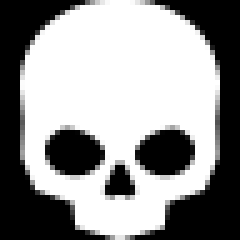
//> input picture assets/Killfeed_KillConfirmed.png, 48 x 48 px (shown 5 times larger)
$ ./tests   (built with g++ and OpenCV 4)
//> lines starting //> are read from the running program, lines starting //| are printed output that depends on the picture
### src/Utils.h
#pragma once
#include <chrono>
#include <cstdint>
#include <filesystem>
#include <string>
std::wstring ExecutableDirectory();
std::string FormatDuration(std::chrono::milliseconds value);
std::string LocalTimestamp(const char* format);
int HammingDistance(uint64_t a, uint64_t b);
std::string Narrow(const std::wstring& value);

### src/Session.h
#pragma once
#include <chrono>
#include <filesystem>
#include <mutex>
#include <optional>
#include <string>
#include <vector>
#include <opencv2/core.hpp>
struct KillEvent {
  uint32_t index{};
  std::chrono::milliseconds timestamp{};
  float confidence{};
  uint64_t rowHash{};
};
class RecordingSession {
public:
  RecordingSession(std::filesystem::path root, int offsetMs);
  void Start(std::chrono::steady_clock::time_point = {});
  void Stop();
  KillEvent RegisterKill(float, uint64_t);
  std::chrono::milliseconds Elapsed() const;
  bool IsRecording() const;
  size_t KillCount() const;
  void SetRecordingFile(std::filesystem::path);
  std::filesystem::path Directory() const { return directory_; }
  std::filesystem::path TextPath() const;
  std::filesystem::path RecordingFile() const;
  std::chrono::milliseconds EventTimestamp() const;
  std::filesystem::path SaveKillRow(const cv::Mat &,
                                    std::chrono::milliseconds);
  // Non-blocking: wait for a stable, closed video, then move the recording pair.
  bool TryArchive();

private:
  void FlushKills() const;
  std::string OutputStem() const;
  mutable std::mutex mutex_;
  std::filesystem::path root_, directory_, recordingFile_;
  std::filesystem::path archiveDirectory_;
  uintmax_t observedSize_ = 0;
  std::filesystem::file_time_type observedWrite_{};
  std::chrono::steady_clock::time_point stableSince_{};
  bool archived_ = false, archiveTextCopied_ = false;
  int offset_;
  bool recording_ = false;
  std::chrono::steady_clock::time_point start_, stop_;
  std::string wallStart_;
  std::vector<KillEvent> kills_;
  std::vector<std::filesystem::path> rowImages_;
  size_t copiedImages_ = 0;
};

### src/KillDetector.h
#pragma once
#include "Config.h"
#include <chrono>
#include <cstdint>
#include <opencv2/core.hpp>
#include <vector>
struct DetectedRow {
  cv::Rect bounds;
  float confidence{};
  uint64_t hash{};
  bool isNew{};
};
class KillDetector {
public:
  explicit KillDetector(const Config &);
  std::vector<DetectedRow> Process(const cv::Mat &roi);
  std::vector<DetectedRow> Inspect(const cv::Mat &roi) const;
  void Reset();
  static uint64_t DHash(const cv::Mat &);

private:
  struct SeenRow {
    uint64_t hash{};
    std::chrono::steady_clock::time_point lastSeen;
  };
  std::vector<DetectedRow> Detect(const cv::Mat &) const;
  Config config_;
  cv::Mat templ_;
  std::vector<DetectedRow> previous_;
  std::vector<SeenRow> recentlySeen_;
  std::chrono::steady_clock::time_point lastKill_{};
  int missingFrames_ = 0;
  bool initialized_ = false;
};

### src/IconTemplate.h
#pragma once
#include <filesystem>
#include <opencv2/imgcodecs.hpp>
#include <opencv2/imgproc.hpp>
inline cv::Mat LoadIconTemplate(const std::filesystem::path &path) {
  auto image = cv::imread(path.string(), cv::IMREAD_UNCHANGED);
//> image is the input picture: 48 rows x 48 cols, CV_8UC4; mean B, G, R, A 147.2, 147.2, 147.2, 255
  if (image.empty()) return {};
  cv::Mat gray;
  if (image.channels() == 4) {
    cv::cvtColor(image, gray, cv::COLOR_BGRA2GRAY);
    cv::Mat alpha;
    cv::extractChannel(image, alpha, 3);
//> alpha: 48 rows x 48 cols, CV_8UC1; every value is 255
    cv::multiply(gray, alpha, gray, 1.0 / 255.0);
  } else if (image.channels() == 3) cv::cvtColor(image, gray, cv::COLOR_BGR2GRAY);
  else gray = image;
  return gray;
}

### src/Config.h
#pragma once
#include <filesystem>
#include <string>
struct Region {
  double x = 0, y = .42, width = .30, height = .14;
};
struct Config {
  int monitorIndex = 0, fps = 30;
  Region region;
  Region centerRegion{.41, .64, .18, .05};
  std::filesystem::path templatePath = L"assets/player_template.png",
                        skullTemplatePath = L"assets/Killfeed_KillConfirmed.png";
  double threshold = .85, skullThreshold = .70;
  int hashDistance = 10, fusionWindowMs = 1200;
  bool debugPreview = false, centerDetection = true, hotkey = true,
       watchDirectory = true;
  std::filesystem::path recordingDirectory = L"D:\\Videos\\NVIDIA",
                        outputDirectory = L"output";
  int confirmationTimeoutMs = 5000, timestampOffsetMs = 0;
  std::filesystem::path baseDirectory;
  static Config Load(const std::filesystem::path &);
  std::filesystem::path Resolve(const std::filesystem::path &) const;
};

### src/CenterKillDetector.h
#pragma once
#include "Config.h"
#include <filesystem>
#include <opencv2/core.hpp>
#include <vector>

struct SkullDetectionResult {
  int visible{};
  int newKills{};
  float confidence{};
  std::vector<cv::Rect> matches;
};

class CenterKillDetector {
public:
  CenterKillDetector(const std::filesystem::path &, double);
  explicit CenterKillDetector(const Config &);
  SkullDetectionResult Process(const cv::Mat &);
  SkullDetectionResult Inspect(const cv::Mat &) const;
  void Reset();

private:
  SkullDetectionResult Detect(const cv::Mat &) const;
  cv::Mat template_;
  double threshold_ = .70;
  double regionHeight_ = .05;
  int previousCount_ = 0;
  int candidateCount_ = 0;
  int candidateFrames_ = 0;
  bool initialized_ = false;
};

### src/Utils.cpp
#include "Utils.h"
#include <Windows.h>
#include <array>
#include <bit>
#include <iomanip>
#include <sstream>
std::wstring ExecutableDirectory(){ std::array<wchar_t,32768> b{}; auto n=GetModuleFileNameW(nullptr,b.data(),(DWORD)b.size()); return std::filesystem::path(std::wstring(b.data(),n)).parent_path().wstring(); }
std::string FormatDuration(std::chrono::milliseconds v){ auto n=std::max<int64_t>(0,v.count()); auto h=n/3600000; n%=3600000; auto m=n/60000; n%=60000; auto s=n/1000; auto ms=n%1000; std::ostringstream o; o<<std::setfill('0')<<std::setw(2)<<h<<':'<<std::setw(2)<<m<<':'<<std::setw(2)<<s<<':'<<std::setw(2)<<(ms/10); return o.str(); }
std::string LocalTimestamp(const char* f){ auto now=std::chrono::system_clock::now(); auto t=std::chrono::system_clock::to_time_t(now); tm x{}; localtime_s(&x,&t); std::ostringstream o; o<<std::put_time(&x,f); return o.str(); }
int HammingDistance(uint64_t a,uint64_t b){ return std::popcount(a^b); }
std::string Narrow(const std::wstring& v){ if(v.empty())return{}; int n=WideCharToMultiByte(CP_UTF8,0,v.data(),(int)v.size(),nullptr,0,nullptr,nullptr); std::string s(n,0); WideCharToMultiByte(CP_UTF8,0,v.data(),(int)v.size(),s.data(),n,nullptr,nullptr); return s; }

### src/KillDetector.cpp
#include "KillDetector.h"
#include "Utils.h"
#include <algorithm>
#include <opencv2/imgcodecs.hpp>
#include <opencv2/imgproc.hpp>
#include <stdexcept>
KillDetector::KillDetector(const Config &c) : config_(c) {
  templ_ = cv::imread(config_.Resolve(c.templatePath).string(),
                      cv::IMREAD_GRAYSCALE);
  if (templ_.empty())
    throw std::runtime_error("player template is missing or unreadable");
}
// [77 lines left out: functions DHash, Detect, not called in this run]
std::vector<DetectedRow> KillDetector::Inspect(const cv::Mat &r) const {
  return Detect(r);
}
// [92 lines left out: functions Process, Reset, not called in this run]

### src/Config.cpp
#include "Config.h"
#include <algorithm>
#include <fstream>
#include <nlohmann/json.hpp>
#include <stdexcept>
using json = nlohmann::json;
// [43 lines left out: function Load, not called in this run]
std::filesystem::path Config::Resolve(const std::filesystem::path &p) const {
  return p.is_absolute() ? p : baseDirectory / p;
}

### src/CenterKillDetector.cpp
#include "CenterKillDetector.h"
#include "IconTemplate.h"
#include <algorithm>
#include <cmath>
#include <opencv2/imgproc.hpp>
#include <stdexcept>

CenterKillDetector::CenterKillDetector(const std::filesystem::path &path,
                                       double threshold)
    : threshold_(threshold) {
  template_ = LoadIconTemplate(path);
  if (template_.empty())
    throw std::runtime_error("Missing icon template: " + path.string());
}

CenterKillDetector::CenterKillDetector(const Config &config)
    : CenterKillDetector(config.Resolve(config.skullTemplatePath),
                         config.skullThreshold) {
  regionHeight_ = config.centerRegion.height;
}

SkullDetectionResult CenterKillDetector::Detect(const cv::Mat &roi) const {
  SkullDetectionResult out;
  if (roi.empty()) return out;
  cv::Mat gray;
  if (roi.channels() == 4) cv::cvtColor(roi, gray, cv::COLOR_BGRA2GRAY);
  else if (roi.channels() == 3) cv::cvtColor(roi, gray, cv::COLOR_BGR2GRAY);
  else gray = roi;
  const double scale = roi.rows / (regionHeight_ * 1080.0);
  std::vector<std::pair<cv::Rect, float>> candidates;
  for (int height = 16; height <= 20; height += 2) {
    cv::Mat templ;
    const int h = std::max(8, static_cast<int>(std::lround(height * scale)));
    const int w = std::max(8, static_cast<int>(std::lround(
        h * static_cast<double>(template_.cols) / template_.rows)));
    cv::resize(template_, templ, {w, h}, 0, 0, cv::INTER_AREA);
    if (gray.cols < w || gray.rows < h) continue;
    cv::Mat scores;
    cv::matchTemplate(gray, templ, scores, cv::TM_CCOEFF_NORMED);
    for (;;) {
      double score = 0;
      cv::Point point;
      cv::minMaxLoc(scores, nullptr, &score, nullptr, &point);
      if (!std::isfinite(score) || score < threshold_) break;
      candidates.push_back({{point.x, point.y, w, h}, static_cast<float>(score)});
      cv::Rect suppress(point.x - w / 2, point.y - h / 2, w * 2, h * 2);
      scores(suppress & cv::Rect(0, 0, scores.cols, scores.rows)).setTo(-1);
    }
  }
//> this loop made 3 passes
//> pass 3, in Detect, `cv::resize(template_, templ, {w, h}, 0, 0, cv::INTER_AREA);`:
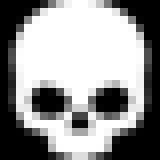
//> templ: 20 rows x 20 cols, CV_8UC1 (shown 8 times larger); min 0, max 255, mean 147.2
//> after the loop: gray: 54 rows x 346 cols, CV_8UC1; every value is 30
//> after the loop, candidates = 0 items
  std::sort(candidates.begin(), candidates.end(),
            [](const auto &a, const auto &b) { return a.second > b.second; });
  for (const auto &[bounds, score] : candidates) {
    bool duplicate = false;
    for (const auto &existing : out.matches) {
      if ((existing & bounds).area() > std::min(existing.area(), bounds.area()) / 4) {
        duplicate = true;
        break;
      }
    }
    if (duplicate) continue;
    out.matches.push_back(bounds);
    out.confidence = std::max(out.confidence, score);
  }
//> this loop made 0 passes
//> after the loop, out.confidence = 0
  out.visible = static_cast<int>(out.matches.size());
//> out.visible = 0
  return out;
}

SkullDetectionResult CenterKillDetector::Process(const cv::Mat &roi) {
  auto result = Detect(roi);
  if (!initialized_) {
    previousCount_ = result.visible;
//> previousCount_ = 0
    candidateCount_ = result.visible;
//> candidateCount_ = 0
    candidateFrames_ = 1;
    initialized_ = true;
    return result;
  }
  if (result.visible == candidateCount_) {
    ++candidateFrames_;
  } else {
    candidateCount_ = result.visible;
    candidateFrames_ = 1;
  }
  // A single noisy frame is not a kill confirmation. The HUD icon must be
  // present in two consecutive captures before it can confirm a feed row.
  if (candidateFrames_ >= 2 && candidateCount_ != previousCount_) {
    if (candidateCount_ > previousCount_)
      result.newKills = candidateCount_ - previousCount_;
    previousCount_ = candidateCount_;
  }
  return result;
}

SkullDetectionResult CenterKillDetector::Inspect(const cv::Mat &roi) const {
  return Detect(roi);
}

// [6 lines left out: function Reset, not called in this run]

### tests/tests.cpp
#include "CenterKillDetector.h"
#include "Config.h"
#include "IconTemplate.h"
#include "KillDetector.h"
#include "Session.h"
#include "Utils.h"
#include <Windows.h>
#include <cassert>
#include <chrono>
#include <fstream>
#include <opencv2/imgproc.hpp>
#include <thread>

#ifndef TEST_ASSET_DIR
#define TEST_ASSET_DIR "assets"
#endif

int main() {
  using namespace std::chrono_literals;
  assert(FormatDuration(804287ms) == "00:13:24:28");

  Config config;
  config.baseDirectory = std::filesystem::path(TEST_ASSET_DIR).parent_path();
  CenterKillDetector detector(config);
  cv::Mat blank(54, 346, CV_8UC1, cv::Scalar(30));
  auto withIcons = [&](int count) {
    auto frame = blank.clone();
    auto icon = LoadIconTemplate(std::filesystem::path(TEST_ASSET_DIR) /
                                 "Killfeed_KillConfirmed.png");
    const int height = 18;
    const int width = height * icon.cols / icon.rows;
    cv::resize(icon, icon, {width, height}, 0, 0, cv::INTER_AREA);
    for (int i = 0; i < count; ++i)
      icon.copyTo(frame(cv::Rect(40 + i * (width + 15), 17, width, height)));
    return frame;
  };
  detector.Process(blank);
  assert(detector.Process(withIcons(4)).newKills == 0);
//> in Detect (call 2), `else gray = roi;`:
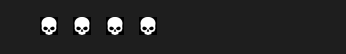
//> gray: 54 rows x 346 cols, CV_8UC1; min 0, max 255, mean 38.1
//> the loop in Detect (call 2), `for (int height = 16; height <= 20; height += 2)` made 3 passes
//> pass 1, in Detect (call 2), `cv::matchTemplate(gray, templ, scores, cv::TM_CCOEFF_NORMED);`:
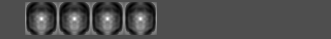
//> scores: 39 rows x 331 cols, CV_32FC1; min -0.351, max 0.785, mean -0.00368; drawn with min black and max white
//> pass 2, in Detect (call 2), `cv::matchTemplate(gray, templ, scores, cv::TM_CCOEFF_NORMED);`:
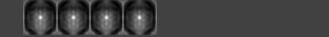
//> scores: 37 rows x 329 cols, CV_32FC1; min -0.345, max 1, mean -0.00809; drawn with min black and max white
//> pass 3, in Detect (call 2), `cv::matchTemplate(gray, templ, scores, cv::TM_CCOEFF_NORMED);`:
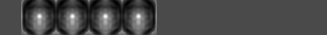
//> scores: 35 rows x 327 cols, CV_32FC1; min -0.335, max 0.808, mean -0.0113; drawn with min black and max white
//> after the loop in Detect (call 2), `for (int height = 16; height <= 20; height += 2)`: candidates = 12 items
//> the loop in Detect (call 2), `for (const auto &[bounds, score] : candidates)` made 12 passes
//> (bounds, score, duplicate) on passes 1 to 12: (Rect(73, 17, 18, 18), 1, false), (Rect(106, 17, 18, 18), 1, false), (Rect(139, 17, 18, 18), 1, false), (Rect(40, 17, 18, 18), 1, false), (Rect(72, 16, 20, 20), 0.808, true), (Rect(138, 16, 20, 20), 0.808, true), (Rect(39, 16, 20, 20), 0.808, true), (Rect(105, 16, 20, 20), 0.808, true), (Rect(41, 18, 16, 16), 0.785, true), (Rect(74, 18, 16, 16), 0.785, true), (Rect(107, 18, 16, 16), 0.785, true), (Rect(140, 18, 16, 16), 0.785, true)
//> after the loop in Detect (call 2), `for (const auto &[bounds, score] : candidates)`: out.confidence = 1
//> in Detect (call 2), `out.visible = static_cast<int>(out.matches.size());`: out.visible = 4
  assert(detector.Process(withIcons(4)).newKills == 4);
  assert(detector.Process(blank).newKills == 0);
  assert(detector.Process(withIcons(4)).newKills == 0);
  assert(detector.Process(blank).newKills == 0);
  assert(detector.Process(blank).newKills == 0);
  assert(detector.Process(withIcons(4)).newKills == 0);
  assert(detector.Process(withIcons(4)).newKills == 4);

  KillDetector feed(config);
//> player_template.png cannot be read in this run, so this picture is empty
//> (the run ends here: the program stops with an error, at `throw std::runtime_error("player template is missing or unreadable");`)
